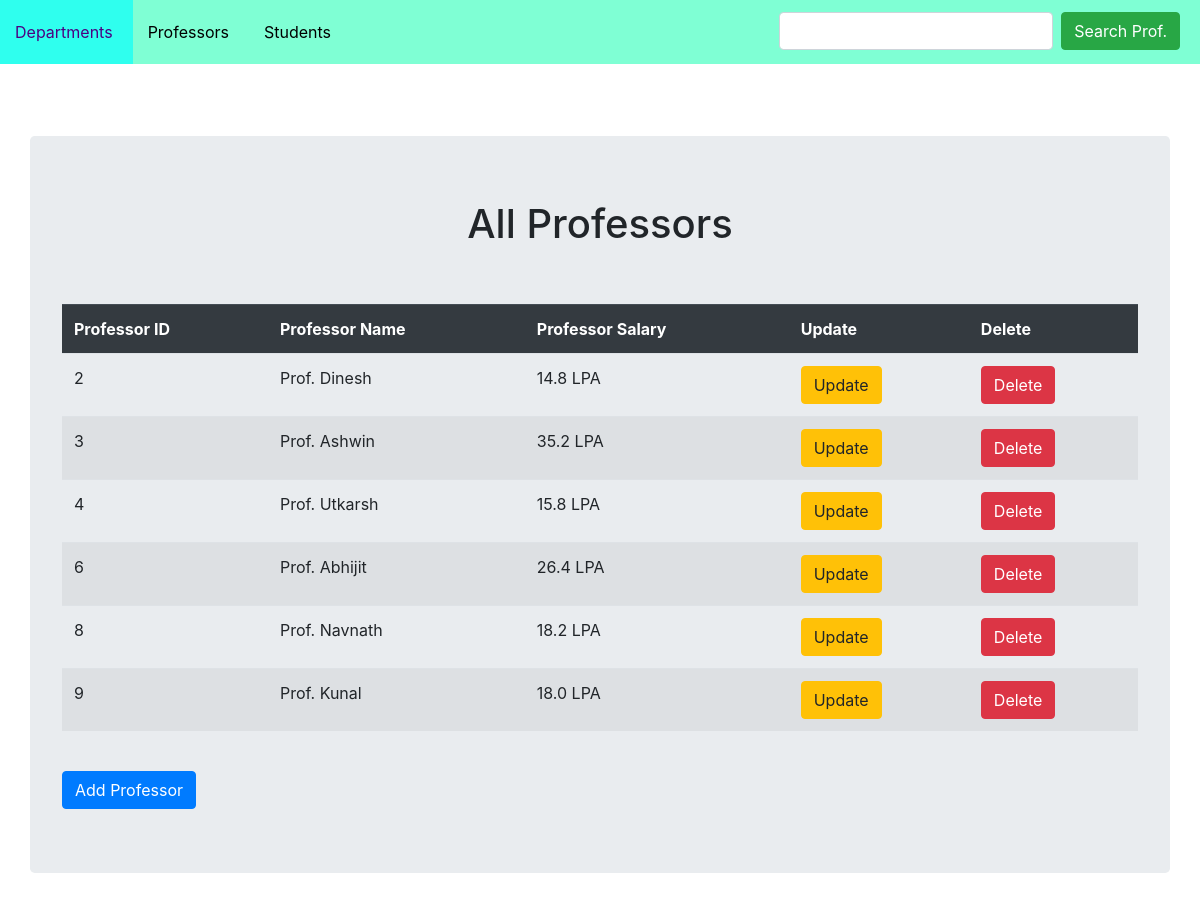
Page /prof/retrive/ on the committed database.
### ProfApp/models.py (models this page shows, shortened)
class Prof(models.Model):
    dept = models.ManyToManyField(Dept)
    name = models.CharField(max_length=32)
    salary = models.FloatField()
    ret = ""

### ProfApp/views.py (the view)
# urls.py: path('retrive/',ProfListView.as_view(),name='retrive_prof'),
class ProfListView(ListView):
    model = Prof

### templates/ProfApp/prof_list.html (shortened to what this page needs)
{% extends 'layout.html' %}
{% block search %}
    <div style="margin-right: 20px;" class="form-inline my-2 my-lg-0">
        <form action="{% url 'search_prof' %}" class="form-inline my-2 my-lg-0">
            <input type="text" name="prof_name" class="form-control mr-sm-2" autocomplete="off">
            <input type="submit" value="Search Prof." class="btn btn-success my-2 my-sm-0">
        </form>
    </div>
{% endblock %}
{% block content %}
    <div class="container jumbotron">
    <h1 style="text-align: center;">All Professors</h1>
    <br><br>
        {% if object_list %}
            <table class="table table-striped table-hover">
                <tr class="thead-dark">
                    <th>Professor ID</th>
                    <th>Professor Name</th>
                    <th>Professor Salary</th>
                    <th>Update</th>
                    <th>Delete</th>
                </tr>
                {% for prof in object_list %}
                    <tr>
                        <td>{{prof.id}}</td>
                        <td>{{prof.name}}</td>
                        <td>{{prof.salary}} LPA</td>
                        <td><a href="{% url 'update_prof' prof.id %}"><button class="btn btn-warning">Update</button></a></td>
                        <td><a href="{% url 'delete_prof' prof.id %}"><button class="btn btn-danger">Delete</button></a></td>
                    </tr>
                {% endfor %}
            </table>
            <br>
            <a href="{% url 'create_prof' %}">
                <button class="btn btn-primary">
                    Add Professor
                </button>
            </a>
        {% endif %}
    </div>
{% endblock %}

### static/main.css (style rules this page uses)
h1 { text-align: center; }

### rows in the picture
Prof: id "2", name "Prof. Dinesh", salary "14.8"
Prof: id "3", name "Prof. Ashwin", salary "35.2"
Prof: id "4", name "Prof. Utkarsh", salary "15.8"
Prof: id "6", name "Prof. Abhijit", salary "26.4"
Prof: id "8", name "Prof. Navnath", salary "18.2"
Prof: id "9", name "Prof. Kunal", salary "18.0"
